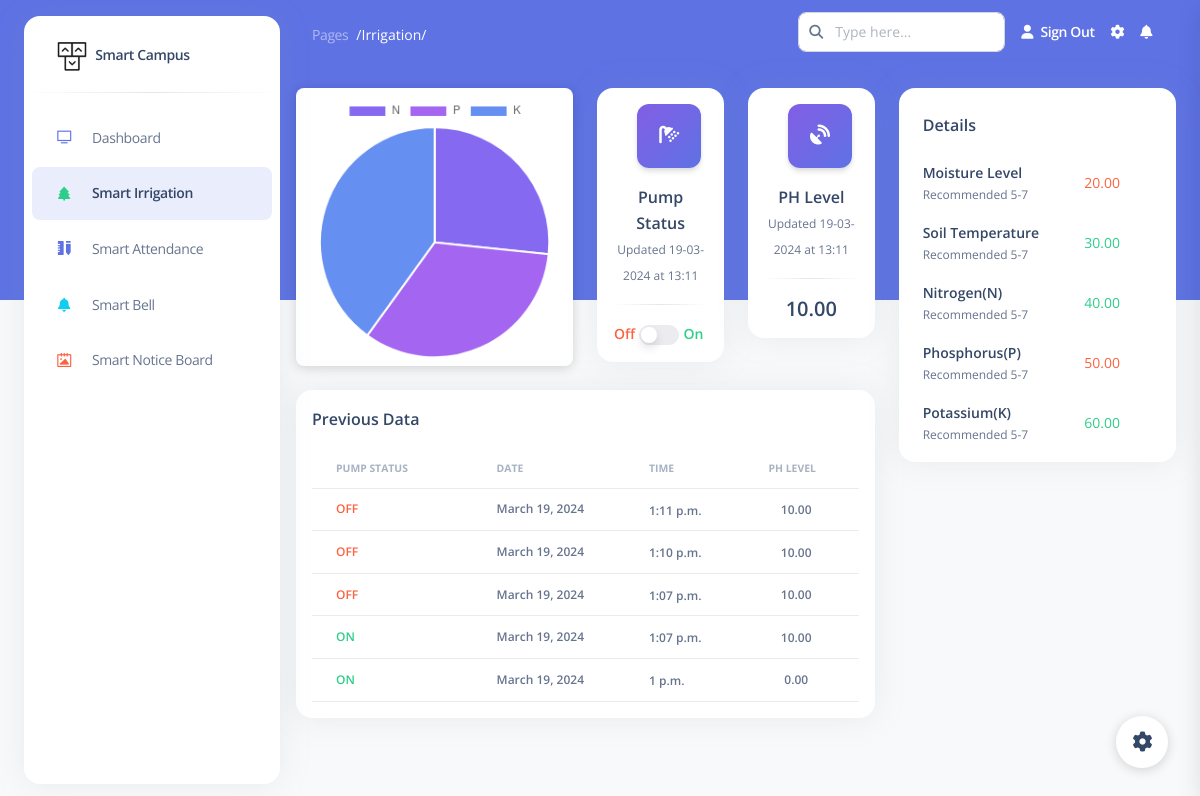
The app's page /irrigation/ (signed in) with its own data.
### app/models.py (models this page shows, shortened)
class IrrigationData(models.Model):
    id = models.AutoField(primary_key=True)
    pump_status = models.BooleanField(default=False, blank=True)
    date = models.DateField(auto_now_add=True)
    time = models.TimeField(auto_now_add=True)
    ph_level = models.DecimalField(default=0.0, max_digits=5, decimal_places=2)
    moisture_level = models.DecimalField(default=0.0, max_digits=5, decimal_places=2)
    soil_temperature = models.DecimalField(default=0.0, max_digits=5, decimal_places=2)
    nitrogen = models.DecimalField(default=0.0, max_digits=5, decimal_places=2, verbose_name='Nitrogen (N)')
    phosphorus = models.DecimalField(default=0.0, max_digits=5, decimal_places=2, verbose_name='Phosphorus (P)')
    potassium = models.DecimalField(default=0.0, max_digits=5, decimal_places=2, verbose_name='Potassium (K)')

### app/views.py (the view)
# urls.py: path('irrigation/', views.smart_irrigation, name='irrigation'),
@login_required
def smart_irrigation(request):
    irrigation_data = IrrigationData.objects.all().order_by('-id')[:5]
    print(irrigation_data[0].time)
    return render(request, 'irrigation.html', {"irrigation_data":irrigation_data})

### app/templates/irrigation.html (shortened to what this page needs)
{% extends 'base.html' %}
{% block content %}
<div class="w-full px-6 py-6 mx-auto">
    <div class="flex flex-wrap -mx-3">
      <div class="max-w-full px-3 lg:w-2/3 lg:flex-none">
        <div class="flex flex-wrap -mx-3">
          <div class="w-full justify-center max-w-full px-3 mb-6 xl:mb-0 xl:w-1/2 xl:flex-none">
            <div class="shadow-lg bg-white rounded-lg overflow-hidden">
              <canvas class="p-2" id="chartPie"></canvas>
            </div>
          </div>
          <div class="w-full max-w-full px-3 xl:w-1/2 xl:flex-none">
            <div class="flex flex-wrap -mx-3">
              <div class="w-full max-w-full px-3 md:w-1/2 md:flex-none">
                <div class="relative flex flex-col min-w-0 break-words bg-white border-0 border-transparent border-solid shadow-xl dark:bg-slate-850 dark:shadow-dark-xl rounded-2xl bg-clip-border">
                  <div class="p-4 mx-6 mb-0 text-center border-b-0 border-b-solid rounded-t-2xl border-b-transparent">
                    <div class="w-16 h-16 text-center bg-center shadow-sm icon bg-gradient-to-tl from-blue-500 to-violet-500 rounded-xl">
                      <i class="relative text-xl leading-none text-white opacity-100 fas fa-shower top-31/100"></i>
                    </div>
                  </div>
                  <div class="flex-auto p-4 pt-0 text-center">
                    <h6 class="mb-0 text-center dark:text-white">Pump Status</h6>
                    <span class="text-xs leading-tight dark:text-white dark:opacity-80">Updated {{ irrigation_data.0.date|date:"d-m-Y" }} at {{ irrigation_data.0.time|date:"H:i" }}</span>
                    <hr class="h-px my-4 bg-transparent bg-gradient-to-r from-transparent via-black/40 to-transparent dark:bg-gradient-to-r dark:from-transparent dark:via-white dark:to-transparent" />
                    <span class="text-sm font-semibold pl-1 text-orange-500">Off</span>
                    <input class="rounded-10 duration-250 ease-in-out after:rounded-circle after:shadow-2xl after:duration-250 checked:after:translate-x-5.3 h-5 relative mt-1 ml-auto w-10 cursor-pointer appearance-none border border-solid border-gray-200 bg-slate-800/10 bg-none bg-contain bg-left bg-no-repeat align-top transition-all after:absolute after:top-px after:h-4 after:w-4 after:translate-x-px after:bg-white after:content-[''] checked:border-blue-500/95 checked:bg-blue-500/95 checked:bg-none checked:bg-right" type="checkbox"
                    />
                    <span class="text-sm font-semibold pr-1 text-emerald-500">On</span>
                  </div>
                </div>
              </div>
              <div class="w-full max-w-full px-3 mt-6 md:mt-0 md:w-1/2 md:flex-none">
                <div class="relative flex flex-col min-w-0 break-words bg-white border-0 border-transparent border-solid shadow-xl dark:bg-slate-850 dark:shadow-dark-xl rounded-2xl bg-clip-border">
                  <div class="p-4 mx-6 mb-0 text-center border-b-0 border-b-solid rounded-t-2xl border-b-transparent">
                    <div class="w-16 h-16 text-center bg-center shadow-sm icon bg-gradient-to-tl from-blue-500 to-violet-500 rounded-xl">
                      <i class="relative text-xl leading-none text-white opacity-100 fa fa-satellite-dish top-31/100"></i>
                    </div>
                  </div>
                  <div class="flex-auto p-4 pt-0 text-center">
                    <h6 class="mb-0 text-center dark:text-white">PH Level</h6>
                    <span class="text-xs leading-tight dark:text-white dark:opacity-80">Updated {{ irrigation_data.0.date|date:"d-m-Y" }} at {{ irrigation_data.0.time|date:"H:i" }}</span>
                    <hr class="h-px my-4 bg-transparent bg-gradient-to-r from-transparent via-black/40 to-transparent dark:bg-gradient-to-r dark:from-transparent dark:via-white dark:to-transparent" />
                    <h5 class="mb-0 dark:text-white">{{irrigation_data.0.ph_level}}</h5>
                  </div>
                </div>
              </div>
            </div>
          </div>
          <div class="max-w-full px-3 mb-6 lg:mb-0 lg:w-full lg:flex-none">
            <div class="relative flex flex-col min-w-0 mt-6 break-words bg-white border-0 border-transparent border-solid shadow-xl dark:bg-slate-850 dark:shadow-dark-xl rounded-2xl bg-clip-border">
              <div class="p-4 pb-0 mb-0 border-b-0 border-b-solid rounded-t-2xl border-b-transparent">
                <div class="flex flex-wrap -mx-3">
                  <div class="flex items-center flex-none w-1/2 max-w-full px-3">
                    <h6 class="mb-0 dark:text-white">Previous Data</h6>
                  </div>
                </div>
              </div>
              <div class="flex-auto p-4">
                <table class="items-center justify-center w-full mb-0 align-top border-collapse dark:border-white/40 text-slate-500">
                  <thead class="align-bottom">
                    <tr>
                      <th class="px-6 py-3 font-bold text-left uppercase align-middle bg-transparent border-b shadow-none dark:border-white/40 dark:text-white text-xxs border-b-solid tracking-none whitespace-nowrap text-slate-400 opacity-70">Pump Status</th>
                      <th class="px-6 py-3 pl-2 font-bold text-left uppercase align-middle bg-transparent border-b shadow-none dark:border-white/40 dark:text-white text-xxs border-b-solid tracking-none whitespace-nowrap text-slate-400 opacity-70">Date</th>
                      <th class="px-6 py-3 pl-2 font-bold text-left uppercase align-middle bg-transparent border-b shadow-none dark:border-white/40 dark:text-white text-xxs border-b-solid tracking-none whitespace-nowrap text-slate-400 opacity-70">Time</th>
                      <th class="px-6 py-3 pl-2 font-bold text-center uppercase align-middle bg-transparent border-b shadow-none dark:border-white/40 dark:text-white text-xxs border-b-solid tracking-none whitespace-nowrap text-slate-400 opacity-70">PH Level</th>
                    </tr>
                  </thead>
                  <tbody class="border-t">
                    {% for data in irrigation_data %}
                    <tr>
                      <td class="p-2 align-middle bg-transparent border-b dark:border-white/40 whitespace-nowrap shadow-transparent">
                        <div class="flex px-2">
                          <div class="my-auto">
                            {% if data.pump_status %}
                              <h6 class="px-2 mb-0 text-emerald-500 text-xs leading-normal dark:text-white">ON</h6>
                            {% else %}
                            <h6 class="px-2 mb-0 text-orange-500 text-xs leading-normal dark:text-white">OFF</h6>
                            {% endif %}
                          </div>
                        </div>
                      </td>
                      <td class="p-2 align-middle bg-transparent border-b dark:border-white/40 whitespace-nowrap shadow-transparent">
                        <p class="mb-0 text-xs font-semibold leading-normal dark:text-white dark:opacity-60">{{data.date}}</p>
                      </td>
                      <td class="p-2 align-middle bg-transparent border-b dark:border-white/40 whitespace-nowrap shadow-transparent">
                        <span class="text-xs font-semibold leading-tight dark:text-white dark:opacity-60">{{data.time}}</span>
                      </td>
                      <td class="p-2 text-center align-middle bg-transparent border-b dark:border-white/40 whitespace-nowrap shadow-transparent">
                        <div class="flex items-center justify-center">
                          <span class="mr-2 text-xs font-semibold leading-tight dark:text-white dark:opacity-60">{{data.ph_level}}</span>
                        </div>
                      </td>
                    </tr>
                    {% endfor %}
                  </tbody>
                </table>
              </div>
            </div>
          </div>
        </div>
      </div>
      <div class="w-full max-w-full px-3 lg:w-1/3 lg:flex-none">
        <div class="relative p-2 flex flex-col min-w-0 break-words bg-white border-0 border-transparent border-solid shadow-xl dark:bg-slate-850 dark:shadow-dark-xl rounded-2xl bg-clip-border">
          <div class="p-4 pb-0 mb-0 border-b-0 border-b-solid rounded-t-2xl border-b-transparent">
            <div class="flex flex-wrap -mx-3">
              <div class="flex items-center flex-none w-1/2 max-w-full px-3">
                <h6 class="mb-0 dark:text-white">Details</h6>
              </div>
            </div>
          </div>
          <div class="flex-auto p-4 pb-0">
            <ul class="flex flex-col pl-0 mb-0 rounded-lg">
              <li class="relative flex justify-between px-4 py-2 pl-0 mb-1 border-0 rounded-xl text-inherit">
                <div class="flex flex-col">
                  <h6 class="mb-1 text-sm font-semibold leading-normal dark:text-white text-slate-700">Moisture Level</h6>
                  <span class="text-xs leading-tight dark:text-white dark:opacity-80">Recommended 5-7</span>
                </div>
                <div class="flex items-center text-sm text-orange-500 pr-4 leading-normal dark:text-white/80">{{irrigation_data.0.moisture_level}}</div>
              </li>
              <li class="relative flex justify-between px-4 py-2 pl-0 mb-1 border-0 rounded-xl text-inherit">
                <div class="flex flex-col">
                  <h6 class="mb-1 text-sm font-semibold leading-normal dark:text-white text-slate-700">Soil Temperature</h6>
                  <span class="text-xs leading-tight dark:text-white dark:opacity-80">Recommended 5-7</span>
                </div>
                <div class="flex items-center text-sm text-emerald-500 pr-4 leading-normal dark:text-white/80">{{irrigation_data.0.soil_temperature}}</div>
              </li>
              <li class="relative flex justify-between px-4 py-2 pl-0 mb-1 border-0 rounded-xl text-inherit">
                <div class="flex flex-col">
                  <h6 class="mb-1 text-sm font-semibold leading-normal dark:text-white text-slate-700">Nitrogen(N)</h6>
                  <span class="text-xs leading-tight dark:text-white dark:opacity-80">Recommended 5-7</span>
                </div>
                <div class="flex items-center text-sm text-emerald-500 pr-4 leading-normal dark:text-white/80">{{irrigation_data.0.nitrogen}}</div>
              </li>
              <li class="relative flex justify-between px-4 py-2 pl-0 mb-1 border-0 rounded-xl text-inherit">
                <div class="flex flex-col">
                  <h6 class="mb-1 text-sm font-semibold leading-normal dark:text-white text-slate-700">Phosphorus(P)</h6>
                  <span class="text-xs leading-tight dark:text-white dark:opacity-80">Recommended 5-7</span>
                </div>
                <div class="flex items-center text-sm text-orange-500 pr-4 leading-normal dark:text-white/80">{{irrigation_data.0.phosphorus}}</div>
              </li>
              <li class="relative flex justify-between px-4 py-2 pl-0 mb-1 border-0 rounded-xl text-inherit">
                <div class="flex flex-col">
                  <h6 class="mb-1 text-sm font-semibold leading-normal dark:text-white text-slate-700">Potassium(K)</h6>
                  <span class="text-xs leading-tight dark:text-white dark:opacity-80">Recommended 5-7</span>
                </div>
                <div class="flex items-center text-sm text-emerald-500 pr-4 leading-normal dark:text-white/80">{{irrigation_data.0.potassium}}</div>
              </li>
            </ul>
          </div>
        </div>
      </div>
    </div>
  </div>
{% endblock %}
{% block script %}
            <script>
              const dataPie = {
                labels: ["N", "P", "K"],
                datasets: [
                  {
                    label: "Level",
                    data: [{{irrigation_data.0.nitrogen}}, {{irrigation_data.0.phosphorus}}, {{irrigation_data.0.potassium}}],
                    backgroundColor: [
                      "rgb(133, 105, 241)",
                      "rgb(164, 101, 241)",
                      "rgb(101, 143, 241)",
                    ],
                    hoverOffset: 4,
                  },
                ],
              };
              const configPie = {
                type: "pie",
                data: dataPie,
                options: {},
              };
              var chartBar = new Chart(document.getElementById("chartPie"), configPie);
            </script>
{% endblock %}

### records on screen
IrrigationData: date "19-03-2024", time "13:11", ph_level "10.00", shows "OFF", date "March 19, 2024", time "1:11 p.m.", moisture_level "20.00", soil_temperature "30.00", nitrogen "40.00", phosphorus "50.00", potassium "60.00"
IrrigationData: pump_status "OFF", date "March 19, 2024", time "1:10 p.m.", ph_level "10.00"
IrrigationData: pump_status "OFF", date "March 19, 2024", time "1:07 p.m.", ph_level "10.00"
IrrigationData: pump_status "ON", date "March 19, 2024", time "1:07 p.m.", ph_level "10.00"
IrrigationData: pump_status "ON", date "March 19, 2024", time "1 p.m.", ph_level "0.00"

### other values on screen
{{ request.path }} "/Irrigation/"
chart data {{ irrigation_data.0.nitrogen }} 40.00
chart data {{ irrigation_data.0.phosphorus }} 50.00
chart data {{ irrigation_data.0.potassium }} 60.00
